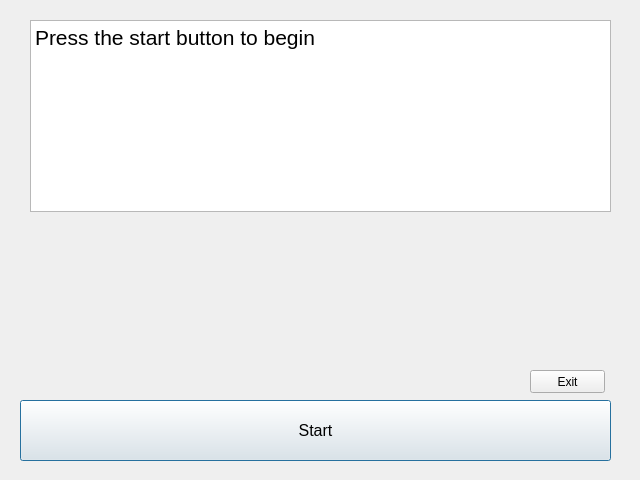
<?xml version="1.0" encoding="UTF-8"?>
<ui version="4.0">
 <class>Dialog</class>
 <widget class="QDialog" name="Dialog">
  <property name="geometry">
   <rect>
    <x>0</x>
    <y>0</y>
    <width>640</width>
    <height>480</height>
   </rect>
  </property>
  <property name="windowTitle">
   <string>Dialog</string>
  </property>
  <widget class="QPushButton" name="startBTN">
   <property name="geometry">
    <rect>
     <x>20</x>
     <y>400</y>
     <width>591</width>
     <height>61</height>
    </rect>
   </property>
   <property name="font">
    <font>
     <pointsize>12</pointsize>
    </font>
   </property>
   <property name="text">
    <string>Start</string>
   </property>
  </widget>
  <widget class="QPushButton" name="exitBTN">
   <property name="geometry">
    <rect>
     <x>530</x>
     <y>370</y>
     <width>75</width>
     <height>23</height>
    </rect>
   </property>
   <property name="text">
    <string>Exit</string>
   </property>
  </widget>
  <widget class="QTextBrowser" name="textBox">
   <property name="geometry">
    <rect>
     <x>30</x>
     <y>20</y>
     <width>581</width>
     <height>192</height>
    </rect>
   </property>
   <property name="font">
    <font>
     <pointsize>16</pointsize>
    </font>
   </property>
   <property name="html">
    <string>&lt;!DOCTYPE HTML PUBLIC &quot;-//W3C//DTD HTML 4.0//EN&quot; &quot;http://www.w3.org/TR/REC-html40/strict.dtd&quot;&gt;
&lt;html&gt;&lt;head&gt;&lt;meta name=&quot;qrichtext&quot; content=&quot;1&quot; /&gt;&lt;style type=&quot;text/css&quot;&gt;
p, li { white-space: pre-wrap; }
&lt;/style&gt;&lt;/head&gt;&lt;body style=&quot; font-family:'MS Shell Dlg 2'; font-size:16pt; font-weight:400; font-style:normal;&quot;&gt;
&lt;p style=&quot; margin-top:0px; margin-bottom:0px; margin-left:0px; margin-right:0px; -qt-block-indent:0; text-indent:0px;&quot;&gt;Press the start button to begin&lt;/p&gt;&lt;/body&gt;&lt;/html&gt;</string>
   </property>
  </widget>
 </widget>
 <resources/>
 <connections>
  <connection>
   <sender>startBTN</sender>
   <signal>released()</signal>
   <receiver>textBox</receiver>
   <slot>backward()</slot>
   <hints>
    <hint type="sourcelabel">
     <x>230</x>
     <y>423</y>
    </hint>
    <hint type="destinationlabel">
     <x>274</x>
     <y>103</y>
    </hint>
   </hints>
  </connection>
 </connections>
</ui>
